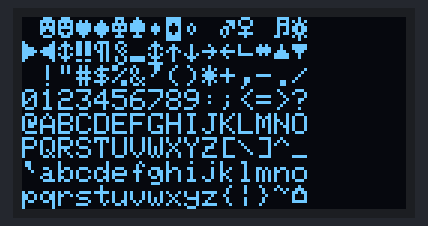
Recording of a sketch running on a simulated Arduino Uno, built with avr-gcc and run on an emulated ATmega328P. Shown: 128×64 one-colour display.

Above: at 0.1 s.
At 10.2 s:
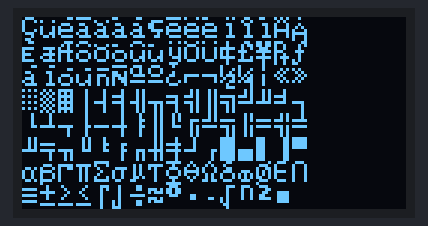
At 20.2 s:
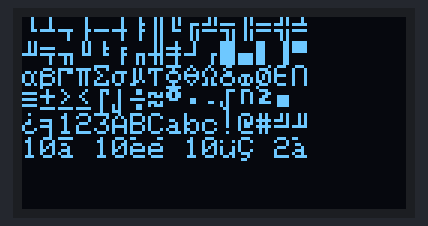
At 28.2 s:
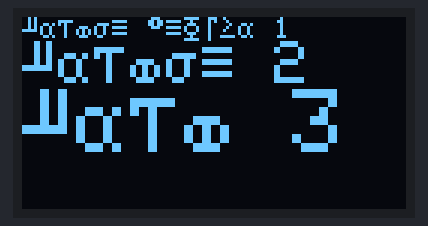

Measured:
- what the display in image 0 shows lasts 10.0 s, from 0.1 s to 10.1 s
- what the display in image 1 shows lasts 10.1 s, from 10.1 s to 20.2 s
- what the display in image 2 shows lasts 8.0 s, from 20.2 s to 28.2 s
- what the display in image 3 shows lasts 4.0 s, from 28.2 s to 32.2 s

The sketch:

OledRusTest.ino
```cpp
#include <SPI.h>
#include <Wire.h>
#include <Adafruit_GFX.h>
#include <Adafruit_SSD1306.h>

// software SPI:
#define OLED_MOSI  12
#define OLED_CLK   13
#define OLED_DC    10
#define OLED_CS    9
#define OLED_RESET 11

unsigned char i1,i2,c3;

Adafruit_SSD1306 display(OLED_MOSI, OLED_CLK, OLED_DC, OLED_RESET, OLED_CS);

void setup(){
  display.begin(SSD1306_SWITCHCAPVCC);
  display.cp437(true);
}

void loop() {
  TEST_display_1();
  delay(10000);
  TEST_display_2();
  delay(10000);
  TEST_display_3();
  delay(8000);
  TEST_display_4();
  delay(4000);
}

void TEST_display_1()
{
  display.clearDisplay();
  display.setTextColor(WHITE);
  display.setTextSize(1);
  display.setCursor(0,0);

  for(i1=0; i1<8; i1++) {
    for(i2=0; i2<16; i2++) {
      c3=i1*16+i2;
      if(c3 == 0x0A || c3 == 0x0D) display.print(" ");
      else display.write(c3);
    }
    display.println("");
  }
  display.display();
}

void TEST_display_2()
{
  display.clearDisplay();
  display.setTextColor(WHITE);
  display.setTextSize(1);
  display.setCursor(0,0);

  for(i1=8; i1<16; i1++) {
    for(i2=0; i2<16; i2++)
      display.write(i1*16+i2);
    display.println("");
  }
  display.display();
}

void TEST_display_3()
{
  display.clearDisplay();
  display.setTextColor(WHITE);
  display.setTextSize(1);
  display.setCursor(0,0);

  display.println(utf8rus("АБВГДЕЖЗИЙКЛМНОП"));
  display.println(utf8rus("РСТУФХЦЧШЩЪЫЬЭЮЯ"));
  display.println(utf8rus("абвгдежзийклмноп"));
  display.println(utf8rus("рстуфхцчшщъыьэюя"));
  display.println(utf8rus("Ёё123ABCabc!@#\xBC\xBD"));
  display.println(utf8rus("10\x83 10\x8A\x82 10\x81\x80 2\x85"));

  display.display();
}

void TEST_display_4()
{
  display.clearDisplay();
  display.setTextColor(WHITE);
  display.setCursor(0,0);

  display.setTextSize(1);
  display.println(utf8rus("Размер шрифта 1"));

  display.setTextSize(2);
  display.println(utf8rus("Размер 2"));

  display.setTextSize(3);
  display.println(utf8rus("Разм 3"));

  display.display();
}
```

utf8rus.ino
```cpp
/* Recode russian fonts from UTF-8 to Windows-1251 */

String utf8rus(String source)
{
  int i,k;
  String target;
  unsigned char n;
  char m[2] = { '0', '\0' };

  k = source.length(); i = 0;

  while (i < k) {
    n = source[i]; i++;

    if (n >= 0xC0) {
      switch (n) {
        case 0xD0: {
          n = source[i]; i++;
          if (n == 0x81) { n = 0xA8; break; }
          if (n >= 0x90 && n <= 0xBF) n = n + 0x30;
          break;
        }
        case 0xD1: {
          n = source[i]; i++;
          if (n == 0x91) { n = 0xB8; break; }
          if (n >= 0x80 && n <= 0x8F) n = n + 0x70;
          break;
        }
      }
    }
    m[0] = n; target = target + String(m);
  }
return target;
}
```
